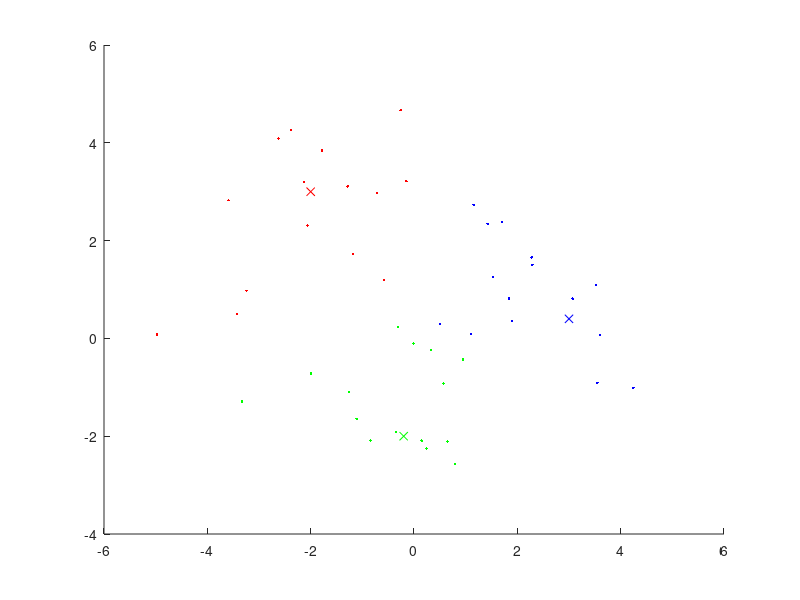

This figure's MATLAB source:
clear; clc; clf; %close all;

%% load x, y
load('data.mat', 'n', 'x', 'y', 'y0', 'mu1', 'mu2', 'mu3');
r1 = x(1:n,:);
r2 = x(1+n:n*2,:);
r3 = x(1+n*2:n*3,:);

%% show data
figure(1);hold on;
plot(mu1(1),mu1(2),'rx');
plot(mu2(1),mu2(2),'gx');
plot(mu3(1),mu3(2),'bx');
plot(r1(:,1),r1(:,2),'r.');
plot(r2(:,1),r2(:,2),'g.');
plot(r3(:,1),r3(:,2),'b.');